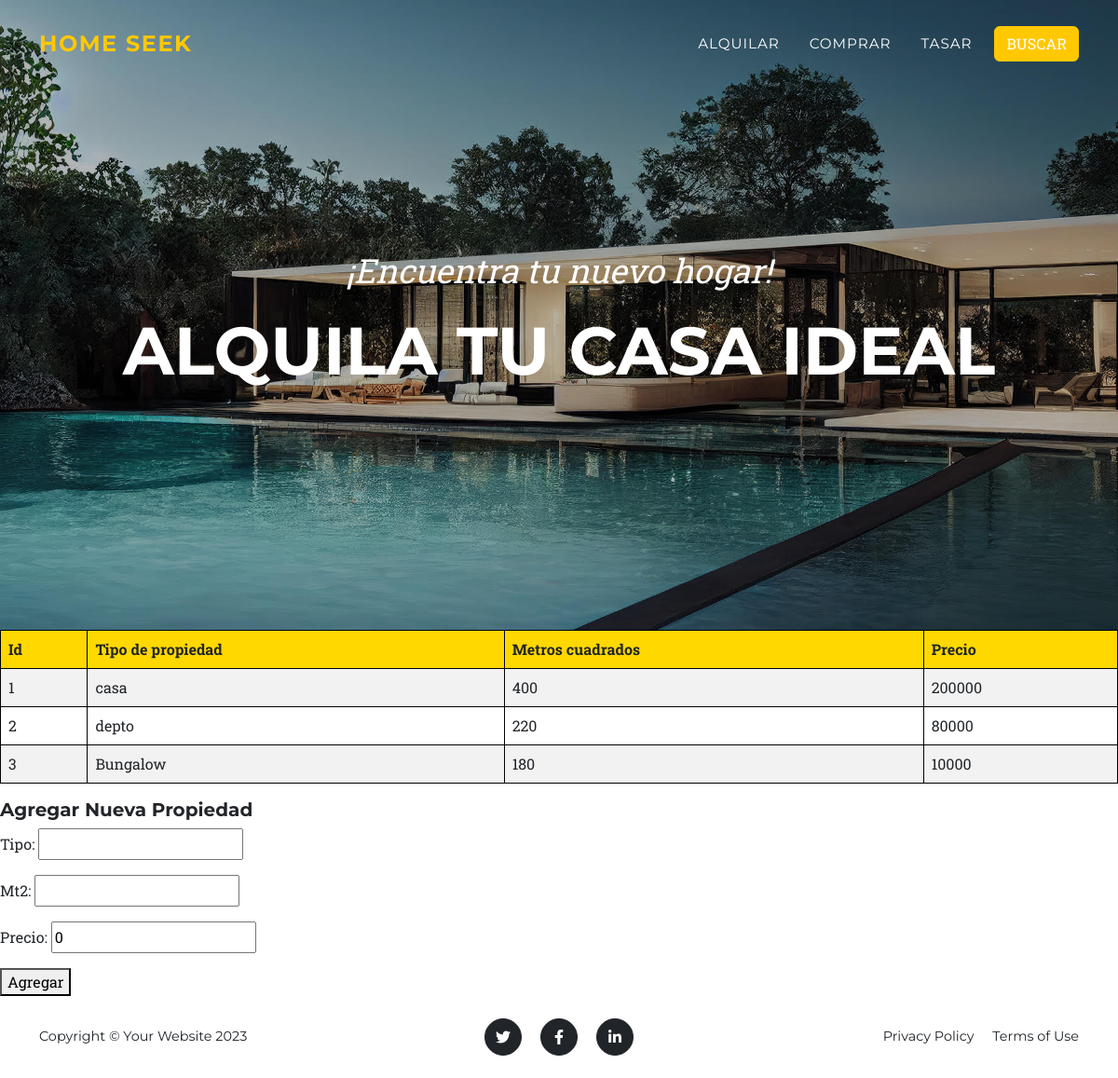
The app's page /aplicacion/alquilar/, older data.
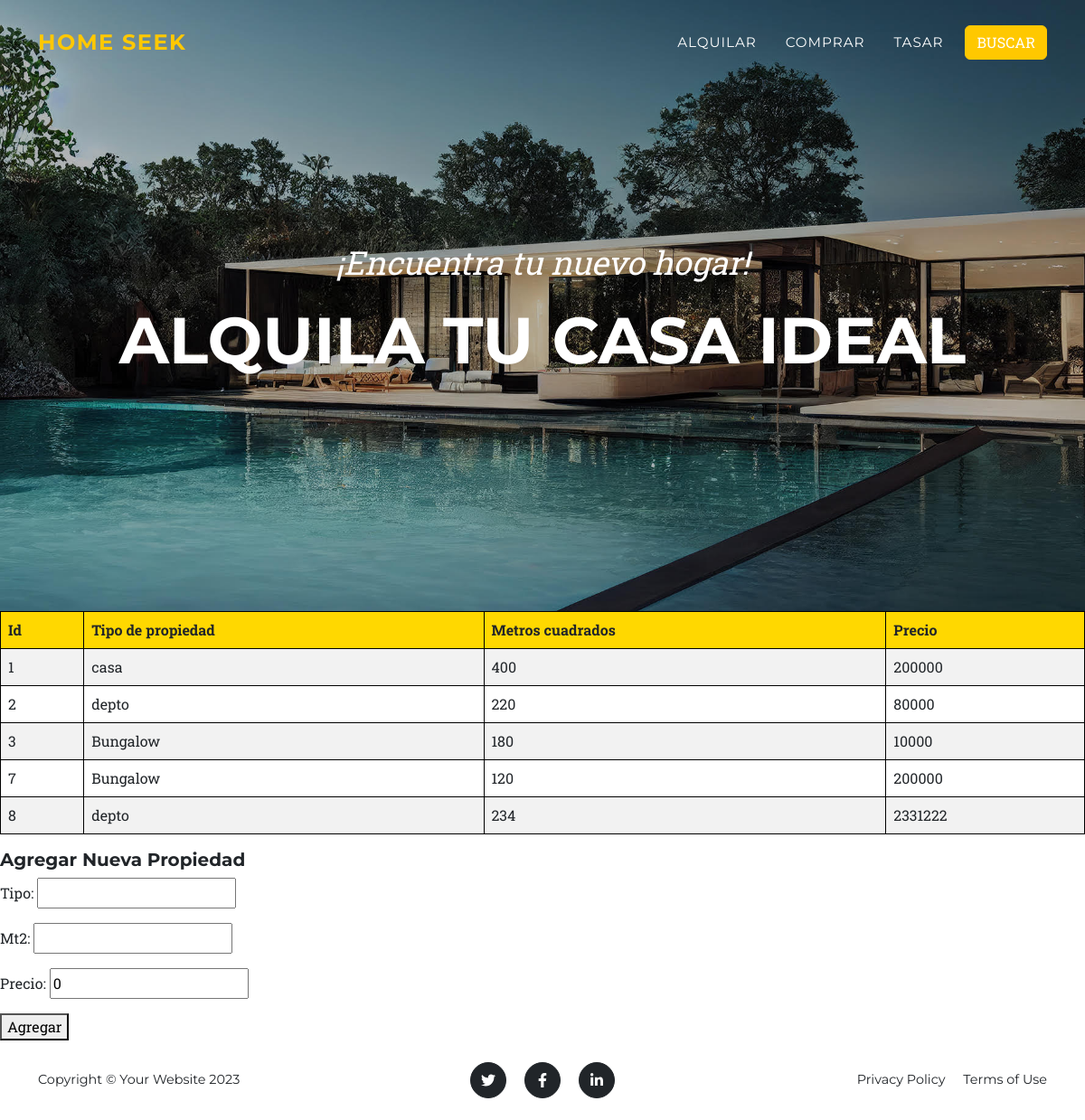
The same page, newer data.
### aplicacion/models.py (models this page shows, shortened)
class Alquilar(models.Model):
    tipo=models.CharField(max_length=50)
    mt2=models.IntegerField()
    precio=models.IntegerField(default=0)

### aplicacion/views.py (the view)
# urls.py: path('alquilar/', alquilar, name='alquilar'),
def alquilar(request):
    if request.method == 'POST':
        form = AlquilarForm(request.POST)
        if form.is_valid():
            form.save()
            return redirect('alquilar')
    else:
        form = AlquilarForm()
    alquilar = Alquilar.objects.all()
    return render(request, 'aplicacion/alquilar.html', {'alquilar': alquilar, 'form': form})

### aplicacion/forms.py
class AlquilarForm(forms.ModelForm):
    class Meta:
        model = Alquilar
        fields = ['tipo', 'mt2', 'precio']

### aplicacion/templates/aplicacion/alquilar.html (shortened to what this page needs)
{% extends 'aplicacion/home.html' %}
{% block titulo %}
<header class="masthead">
    <div class="container">
        <div class="masthead-subheading">¡Encuentra tu nuevo hogar!</div>
        <div class="masthead-heading text-uppercase">Alquila tu casa ideal</div>
    </div>
</header>
{% endblock titulo %}
{% block contenido %}
<table class="table table-striped">
    <thead>
        <tr>
            <th>Id</th>
            <th>Tipo de propiedad</th>
            <th>Metros cuadrados</th>
            <th>Precio</th>
        </tr>
    </thead>
    <tbody>
        {% for a in alquilar %}
        <tr>
            <td>{{ a.id }}</td>
            <td>{{ a.tipo }}</td>
            <td>{{ a.mt2 }}</td>
            <td>{{ a.precio }}</td>
        </tr>
        {% endfor %}
    </tbody>
</table>
<h5>Agregar Nueva Propiedad</h5>
<form method="post">
    {{ form.as_p }}
    <button type="submit">Agregar</button>
</form>
{% endblock contenido %}

### aplicacion/templates/aplicacion/home.html (shortened to what this page needs)
<!DOCTYPE html>
<html lang="en">
    <head>
        {% load static %}
        {% block header %}
            <link href="{% static 'css/styles.css'%}" rel="stylesheet" />
        </head>
        <body id="page-top">
        {% endblock header %}
        {% block menu %}
            <nav class="navbar navbar-expand-lg navbar-dark fixed-top" id="mainNav">
                <div class="container">
                    <a class="navbar-brand" href="{% url 'home' %}">Home Seek</a>
                    <div class="collapse navbar-collapse" id="navbarResponsive">
                        <ul class="navbar-nav text-uppercase ms-auto py-4 py-lg-0">
                            <li class="nav-item"><a class="nav-link" href="{% url 'alquilar' %}">Alquilar</a></li>
                            <li class="nav-item"><a class="nav-link" href="{% url 'comprar' %}">Comprar</a></li>
                            <li class="nav-item"><a class="nav-link" href="{% url 'tasar' %}">Tasar</a></li>
                            <li class="nav-item"><a class="btn btn-primary" href="{% url 'buscar' %}">Buscar</a></li>
                        </ul>
                    </div>
                </div>
            </nav>
        {% endblock menu %}
       {% block titulo%}{%endblock titulo%}
        {% block contenido%}
        {% endblock contenido%}
        <footer class="footer py-4">
            <div class="container">
                <div class="row align-items-center">
                    <div class="col-lg-4 text-lg-start">Copyright &copy; Your Website 2023</div>
                    <div class="col-lg-4 my-3 my-lg-0">
                        <a class="btn btn-dark btn-social mx-2" href="#!" aria-label="Twitter"><i class="fab fa-twitter"></i></a>
                        <a class="btn btn-dark btn-social mx-2" href="#!" aria-label="Facebook"><i class="fab fa-facebook-f"></i></a>
                        <a class="btn btn-dark btn-social mx-2" href="#!" aria-label="LinkedIn"><i class="fab fa-linkedin-in"></i></a>
                    </div>
                    <div class="col-lg-4 text-lg-end">
                        <a class="link-dark text-decoration-none me-3" href="#!">Privacy Policy</a>
                        <a class="link-dark text-decoration-none" href="#!">Terms of Use</a>
                    </div>
                </div>
            </div>
        </footer>
    </body>
</html>

### aplicacion/templates/aplicacion/alquilar.html (style rules this page uses)
.table thead th { background-color: #FFD800; border: 1px solid black; }
.table td, .table th { border: 1px solid black; }
.table tbody tr { border-bottom: 1px solid black; }

Row changes from the older to the newer data that the page shows:
added Alquilar: id "7", tipo "Bungalow", mt2 "120", precio "200000"
added Alquilar: id "8", tipo "depto", mt2 "234", precio "2331222"
